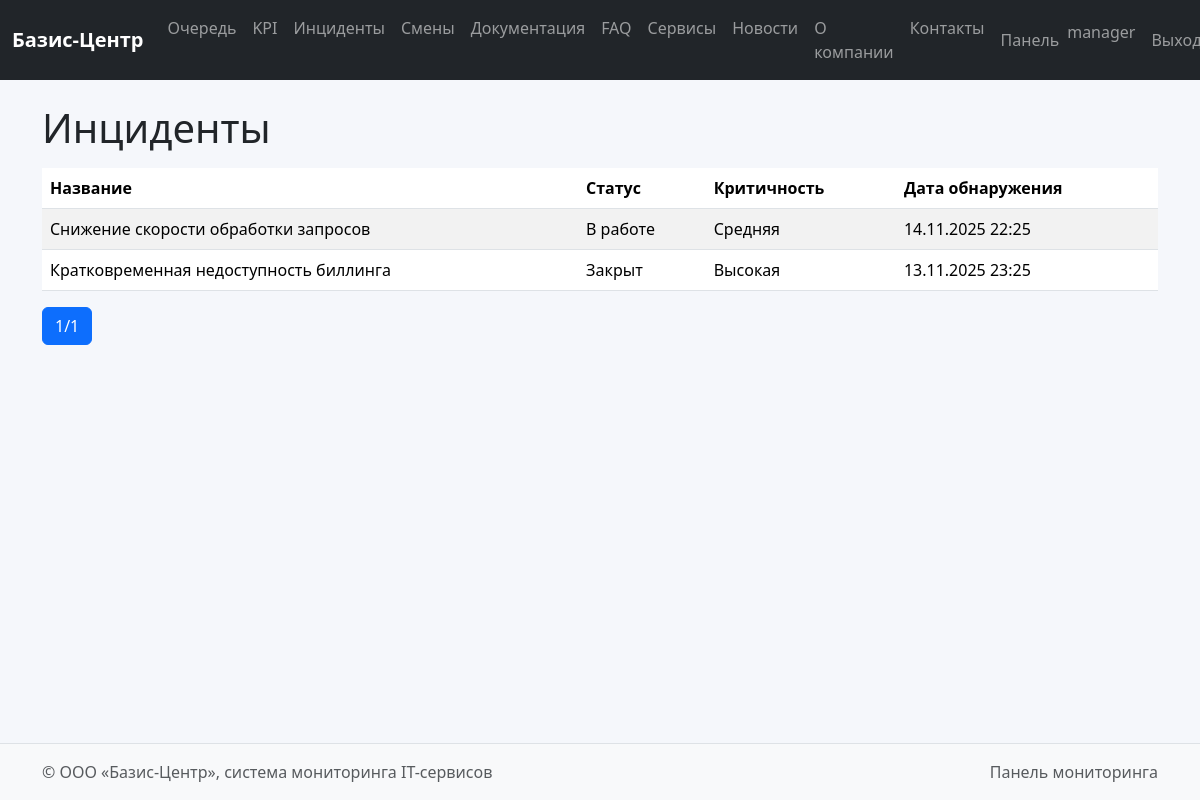
/dashboard/incidents/ (signed in), run on the app's committed database.
### dashboard/models.py (models this page shows, shortened)
class Incident(models.Model):
    CRIT_CHOICES = [
        ('low', 'Низкая'),
        ('medium', 'Средняя'),
        ('high', 'Высокая'),
    ]
    title = models.CharField(max_length=200)
    description = models.TextField()
    status = models.CharField(max_length=50)
    criticality = models.CharField(max_length=20, choices=CRIT_CHOICES, default='medium')
    detected_at = models.DateTimeField()
    closed_at = models.DateTimeField(null=True, blank=True)
    related_order = models.ForeignKey(OrderQueue, on_delete=models.SET_NULL, null=True, blank=True)

### dashboard/views.py (the view)
# urls.py: path('incidents/', views.incidents_list, name='incidents_list'),
@login_required
def incidents_list(request):
    ensure_sample_data()
    role = get_role(request.user)
    if role not in ['admin', 'manager']:
        return HttpResponseForbidden('Доступ запрещён.')
    items = Incident.objects.order_by('-detected_at')
    paginator = Paginator(items, 20)
    page_obj = paginator.get_page(request.GET.get('page'))
    return render(request, 'dashboard/incidents_list.html', {'page_obj': page_obj})

### dashboard/views.py (called while the page is built, shortened)
def get_role(user):
    profile = getattr(user, 'profile', None)
    if profile:
        return profile.role
    if user.is_superuser:
        return 'admin'
    return 'client'

def ensure_sample_data():
    admin = User.objects.filter(username='admin').first()
    manager = User.objects.filter(username='manager').first()
    client = User.objects.filter(username='client').first()

### templates/dashboard/incidents_list.html (shortened to what this page needs)
{% extends 'base.html' %}
{% block content %}
<h1 class="mb-3">Инциденты</h1>
<table class="table table-striped">
  <thead><tr><th>Название</th><th>Статус</th><th>Критичность</th><th>Дата обнаружения</th></tr></thead>
  <tbody>
    {% for i in page_obj %}
    <tr>
      <td>{{ i.title }}</td>
      <td>{{ i.status }}</td>
      <td>{{ i.get_criticality_display }}</td>
      <td>{{ i.detected_at|date:"d.m.Y H:i" }}</td>
    </tr>
    {% empty %}
    <tr><td colspan="4" class="text-center text-muted">Инцидентов пока нет.</td></tr>
    {% endfor %}
  </tbody>
</table>
<nav>
  <ul class="pagination">
    <li class="page-item active"><span class="page-link">{{ page_obj.number }}/{{ page_obj.paginator.num_pages }}</span></li>
  </ul>
</nav>
{% endblock %}

### templates/base.html (shortened to what this page needs)
{% load static %}
<!doctype html>
<html lang="ru">
  <head>
    <link href="https://cdn.jsdelivr.net/npm/bootstrap@5.3.3/dist/css/bootstrap.min.css" rel="stylesheet">
    <link href="{% static 'css/style.css' %}" rel="stylesheet">
  </head>
  <body class="d-flex flex-column min-vh-100">
    <nav class="navbar navbar-expand-lg navbar-dark bg-dark mb-4">
      <div class="container-fluid">
        <a class="navbar-brand" href="{% url 'core:index' %}">Базис-Центр</a>
        <div class="collapse navbar-collapse" id="mainNav">
          <ul class="navbar-nav me-auto mb-2 mb-lg-0">
            <li class="nav-item"><a class="nav-link" href="{% url 'core:public_queue' %}">Очередь</a></li>
            <li class="nav-item"><a class="nav-link" href="{% url 'core:public_kpi' %}">KPI</a></li>
            <li class="nav-item"><a class="nav-link" href="{% url 'core:public_incidents' %}">Инциденты</a></li>
            <li class="nav-item"><a class="nav-link" href="{% url 'core:public_shifts' %}">Смены</a></li>
            <li class="nav-item"><a class="nav-link" href="{% url 'core:docs_public' %}">Документация</a></li>
            <li class="nav-item"><a class="nav-link" href="{% url 'core:faq' %}">FAQ</a></li>
            <li class="nav-item"><a class="nav-link" href="{% url 'core:services' %}">Сервисы</a></li>
            <li class="nav-item"><a class="nav-link" href="{% url 'core:news' %}">Новости</a></li>
            <li class="nav-item"><a class="nav-link" href="{% url 'core:about' %}">О компании</a></li>
            <li class="nav-item"><a class="nav-link" href="{% url 'core:contacts' %}">Контакты</a></li>
          </ul>
          <ul class="navbar-nav ms-auto">
            {% if user.is_authenticated %}
              <li class="nav-item"><a class="nav-link" href="{% url 'dashboard:home' %}">Панель</a></li>
              <li class="nav-item"><span class="navbar-text me-2">{{ user.username }}</span></li>
              <li class="nav-item"><a class="nav-link" href="{% url 'accounts:logout' %}">Выход</a></li>
            {% else %}
              <li class="nav-item"><a class="nav-link" href="{% url 'accounts:login' %}">Вход</a></li>
            {% endif %}
          </ul>
        </div>
      </div>
    </nav>
    <main class="container mb-5">
      {% block content %}{% endblock %}
    </main>
    <footer class="bg-light border-top py-3 mt-auto">
      <div class="container d-flex justify-content-between">
        <span class="text-muted">© ООО «Базис-Центр», система мониторинга IT-сервисов</span>
        <span class="text-muted">Панель мониторинга</span>
      </div>
    </footer>
  </body>
</html>

### static/css/style.css (style rules this page uses)
body { background-color:#f5f7fb; }
.navbar-brand { font-weight:600; }

### data on the page
Incident: title "Снижение скорости обработки запросов", status "В работе", criticality "Средняя", detected_at "14.11.2025 22:25"
Incident: title "Кратковременная недоступность биллинга", status "Закрыт", criticality "Высокая", detected_at "13.11.2025 23:25"

### other printed values
{{ user.username }} "manager"
{{ page_obj.number }} "1"
{{ page_obj.paginator.num_pages }} "1"
